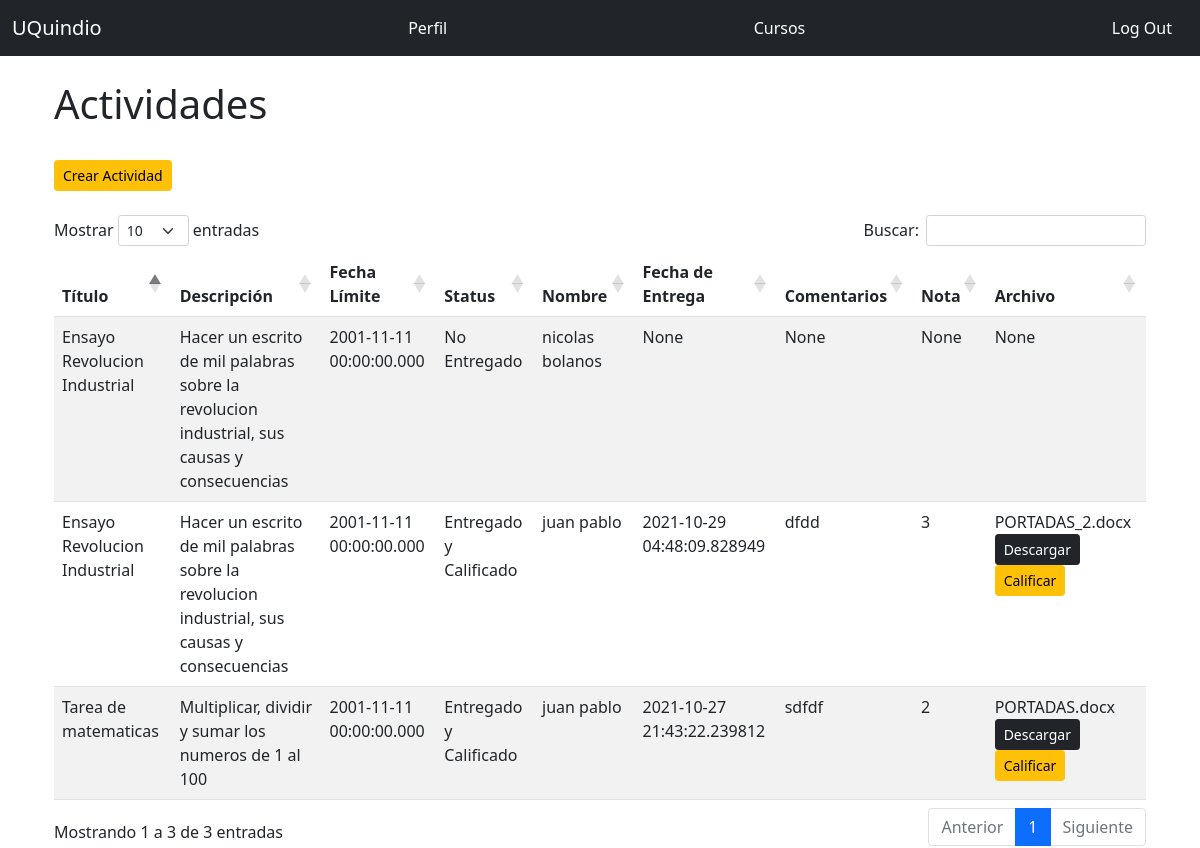
/teacher/activities/2/2 (signed in), run on an earlier commit of the app's database.
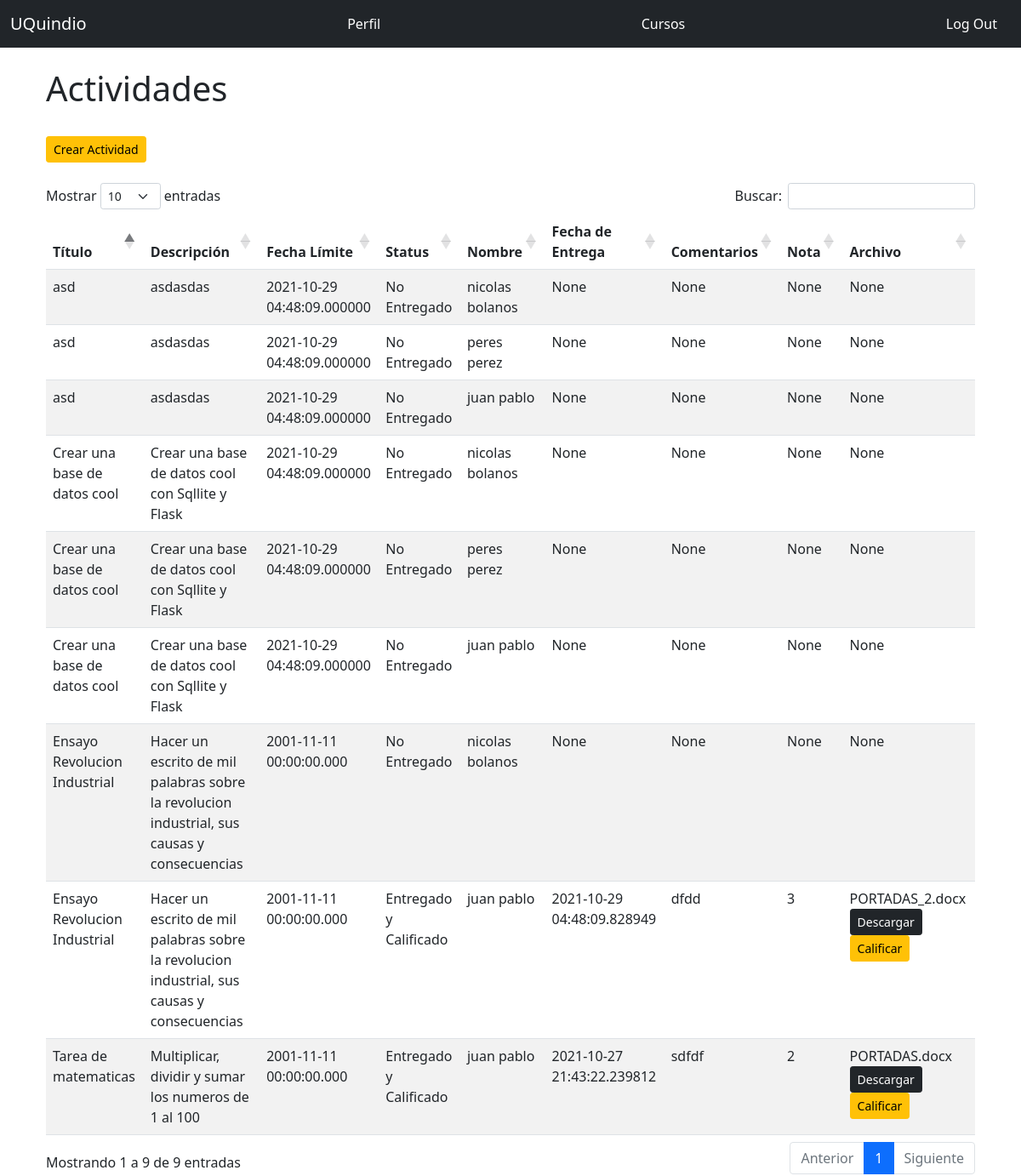
And on a later commit of the database.
### app.py (models this page shows, shortened)
class Homework(db.Model):
    __tablename__ = 'homework'
    id = db.Column(db.Integer, primary_key = True)
    title = db.Column(db.String(128))
    description = db.Column(db.Text)
    limit_date = db.Column(db.DateTime, default=datetime.utcnow)
    status = db.Column(db.String)
    student_comment = db.Column(db.Text)
    grade = db.Column(db.DECIMAL(5,2))
    date_sent = db.Column(db.DateTime)
    file_url = db.Column(db.String)
    enrollment_id = db.Column(db.Integer, db.ForeignKey('enrollment.id'))

class User(UserMixin, db.Model):
    __tablename__ = 'students'
    id = db.Column(db.Integer, primary_key = True)
    email = db.Column(db.String(64), unique=True, index=True)
    username = db.Column(db.String(64), unique=True, index=True)
    name = db.Column(db.String(64))
    last_name = db.Column(db.String(64))
    cc = db.Column(db.Integer, unique=True, index=True)
    age = db.Column(db.Integer)
    genre = db.Column(db.CHAR)
    password_hash = db.Column(db.String(128))
    role_id = db.Column(db.Integer, db.ForeignKey('roles.id'))
    @property
    def password(self):
        raise AttributeError('password no es un atributo legible')

### app.py (the view)
@app.route('/teacher/activities/<int:teacher_id>/<int:course_id>', methods=['GET', 'POST'])
@login_required
@require_role(role="Teacher")
def teacher_activities(teacher_id, course_id):
    result = db.session.execute('Select teachers.id, courses.name As course_name, courses.code As course_code, courses.id As courses_id, homework.title As homework_title, homework.description As homework_description, homework.student_comment As homework_student_comment, students.name As students_name, students.last_name As students_last_name, homework.limit_date As homework_limit_date, homework.status As homework_status, homework.grade As homework_grade, homework.date_sent As homework_date_sent, homework.id As homework_id, homework.file_url As homework_file_url From enrollment Inner Join courses On courses.id = enrollment.course_id Inner Join homework On enrollment.id = homework.enrollment_id Inner Join teachers On teachers.id = courses.teacher_id Inner Join students On students.id = enrollment.student_id Where teachers.id = :val And courses.id = :val2', {'val': teacher_id, 'val2': course_id})
    return render_template('teacher_activities.html', result=result, teacher_id=teacher_id, course_id=course_id)

### app.py (called while the page is built)
def require_role(role):
    def decorator(func):
        @wraps(func)
        def wrapped_function(*args, **kwargs):
            if not session['account_type'] == role:
                return redirect("/404")
            else:
                return func(*args, **kwargs)
        return wrapped_function
    return decorator

@login_manager.user_loader
def load_user(user_id):
    if session['account_type'] == 'Student':
        return User.query.get(int(user_id))
    elif session['account_type'] == 'Teacher':
        return Teacher.query.get(int(user_id))
    else:
      return None

### templates/teacher_activities.html (shortened to what this page needs)
{% extends "base.html" %}
{% block page_content %}
<div class="page-header">
    <h1>Actividades </h1>
    <br/>
    <a href="{{ url_for('teacher_create_activity', teacher_id=teacher_id, course_id=course_id) }}">
      <span class="btn btn-warning btn-sm">Crear Actividad</span></a>
</div>
<br/>
    <table id="data" class="table table-striped">
      <thead>
        <tr>
          <th>Título</th>
          <th>Descripción</th>
          <th>Fecha Límite</th>
          <th>Status</th>
          <th>Nombre</th>
          <th>Fecha de Entrega</th>
          <th>Comentarios</th>
          <th>Nota</th>
          <th>Archivo</th>
        </tr>
      </thead>
      <tbody>
        {% for r in result %}
          <tr>
            <td>{{ r.homework_title }}</td>
            <td>{{ r.homework_description }}</td>
            <td>{{ r.homework_limit_date }}</td>
            <td>{{ r.homework_status }}</td>
            <td>{{ r.students_name }} {{ r.students_last_name }}</td>
            <td>{{ r.homework_date_sent }}</td>
            <td>{{ r.homework_student_comment }}</td>
            <td>{{ r.homework_grade}}</td>
            <td>{{ r.homework_file_url}} {% if r.homework_file_url %}
              <a href="{{ url_for('download_file', homework_id=r.homework_id)}}">
                <span class="btn btn-dark btn-sm">Descargar</span>
              </a>
              <a href="{{ url_for('teacher_grade', teacher_id=teacher_id, course_id=course_id, homework_id=r.homework_id) }}">
                <span class="btn btn-warning btn-sm">Calificar</span>
              </a>
              {% endif %}</td>
          </tr>
        {% endfor %}
      </tbody>
    </table>
{% endblock %}

### templates/base.html (shortened to what this page needs)
<!doctype html>
<html lang="en">
  <head>
    {% block head %}
    <link rel="stylesheet" type="text/css" href="https://cdn.datatables.net/1.10.25/css/dataTables.bootstrap5.css">
    <link href="https://cdn.jsdelivr.net/npm/bootstrap@5.1.2/dist/css/bootstrap.min.css" rel="stylesheet">
    {% endblock %}
  </head>
  <body>
    {% include 'navbar.html' %}
    <br/>
    {% block content %}
        <div class="container">
            <div class= container>
                {% block page_content %}
                {% endblock %}
            </div>
        </div>
    {% endblock %}
  </body>
</html>

### templates/navbar.html (shortened to what this page needs)
<nav class="navbar navbar-expand-lg navbar-dark bg-dark">
  <div class="container-fluid">
    <a class="navbar-brand" href="{{ url_for('index') }}">UQuindio</a>
    {% if current_user.is_authenticated %}
      {% if session['account_type'] == 'Student' %}
          <a class="nav-link" href="{{ url_for('user', username=current_user.username) }}">Perfil</a>
          <a class="nav-link" href="{{ url_for('courses', username=current_user.username) }}">Cursos</a>
          <a class="nav-link" href="{{ url_for('logout') }}">Log Out</a>
      {% else  %}
        <a class="nav-link" href="{{ url_for('user_teacher', username=current_user.username) }}">Perfil</a>
        <a class="nav-link" href="{{ url_for('courses_teacher', username=current_user.username) }}">Cursos</a>
        <a class="nav-link" href="{{ url_for('logout') }}">Log Out</a>
      {% endif %}
    {% endif %}
  </div>
</nav>

### templates/base.html (style rules this page uses)
.nav-link { color: white; }

What changed in the data, as far as the page shows it:
added Homework: homework_title "Crear una base de datos cool", homework_description "Crear una base de datos cool con Sqllite y Flask", homework_limit_date "2021-10-29 04:48:09.000000", homework_status "No Entregado", students_name "nicolas", students_last_name "bolanos", homework_date_sent "None", homework_student_comment "None", homework_grade "None", homework_file_url "None"
added Homework: homework_title "Crear una base de datos cool", homework_description "Crear una base de datos cool con Sqllite y Flask", homework_limit_date "2021-10-29 04:48:09.000000", homework_status "No Entregado", students_name "peres", students_last_name "perez", homework_date_sent "None", homework_student_comment "None", homework_grade "None", homework_file_url "None"
added Homework: homework_title "Crear una base de datos cool", homework_description "Crear una base de datos cool con Sqllite y Flask", homework_limit_date "2021-10-29 04:48:09.000000", homework_status "No Entregado", students_name "juan", students_last_name "pablo", homework_date_sent "None", homework_student_comment "None", homework_grade "None", homework_file_url "None"
added Homework: homework_title "asd", homework_description "asdasdas", homework_limit_date "2021-10-29 04:48:09.000000", homework_status "No Entregado", students_name "nicolas", students_last_name "bolanos", homework_date_sent "None", homework_student_comment "None", homework_grade "None", homework_file_url "None"
added Homework: homework_title "asd", homework_description "asdasdas", homework_limit_date "2021-10-29 04:48:09.000000", homework_status "No Entregado", students_name "peres", students_last_name "perez", homework_date_sent "None", homework_student_comment "None", homework_grade "None", homework_file_url "None"
added Homework: homework_title "asd", homework_description "asdasdas", homework_limit_date "2021-10-29 04:48:09.000000", homework_status "No Entregado", students_name "juan", students_last_name "pablo", homework_date_sent "None", homework_student_comment "None", homework_grade "None", homework_file_url "None"
Also different on the page:
text written by a page script: "Mostrar entradas Buscar: Mostrando 1 a 3 de 3 entradas Anterior 1 Siguiente" → "Mostrar entradas Buscar: Mostrando 1 a 9 de 9 entradas Anterior 1 Siguiente"
